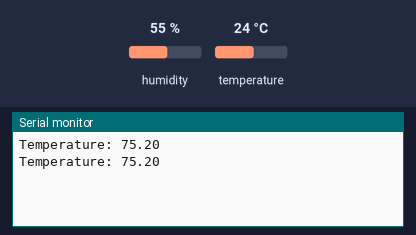
Recording of a sketch running on a simulated Arduino Uno, built with avr-gcc and run on an emulated ATmega328P. Parts: the last lines printed to the serial monitor. The test bench sets the inputs (shaded band); at power-on: temperature 24 °C, humidity 55 %.

Above: at 2.8 s.
2.9 s: temperature set to 12 °C
At 5.2 s:
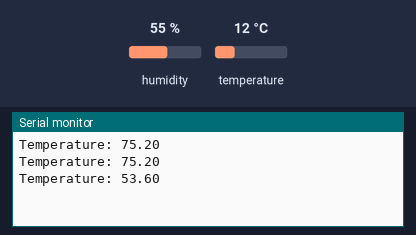
5.6 s: temperature set to 19 °C
At 6.4 s:
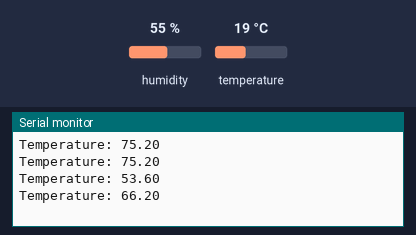
Timing chart, 0 to 8.6 s (numbered marks = the images above; inputs shaded):
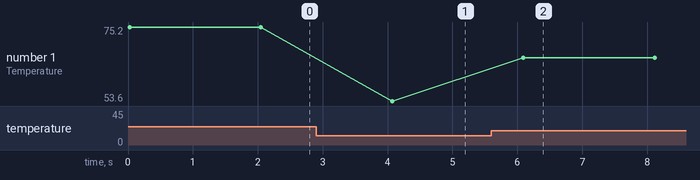

Measured:
- after the input at 2.9 s, the serial monitor: prints a new line after 1.2 s (image 1)
- after the input at 5.6 s, the serial monitor: prints a new line after 0.50 s (image 2)
- plotted number 1: 75.2 → 53.6 after the input at 2.9 s, 53.6 → 66.2 after the input at 5.6 s

The sketch:

dht_test3.ino
```cpp
#include <DHT.h>
#include <LiquidCrystal.h>
#define sensorType DHT11
#define dataPin 4

DHT dht(dataPin, sensorType);
LiquidCrystal lcd;
float temp, humidity;

void setup() {
  Serial.begin(9600);
  dht.begin();
}

void loop() {
  temp = (dht.readTemperature() * 1.8) + 32;
  Serial.print("Temperature: ");
  Serial.println(temp);
  delay(2000);
}

// Celcius to Fahrenheit: (0°C × 1.8) + 32 = 32°F
```
